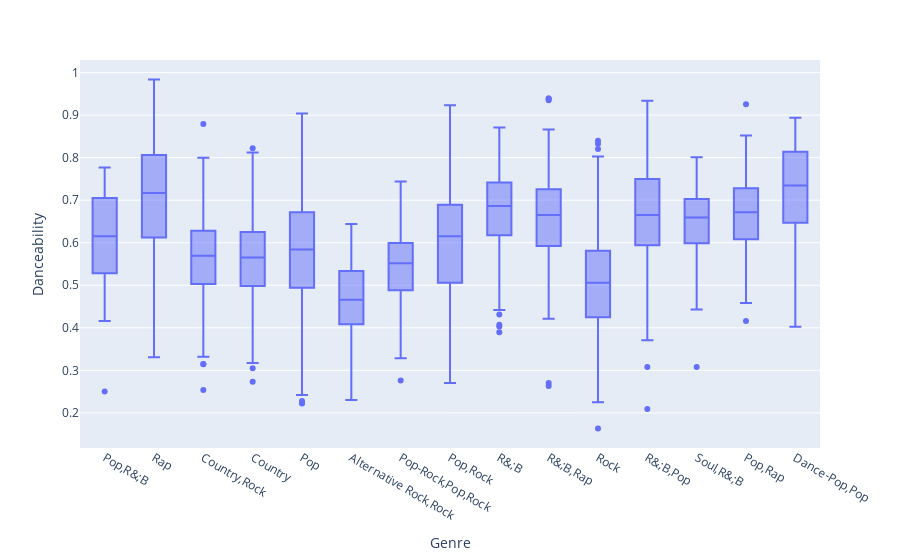

Notebook source saved alongside this figure:
### Code cell
fig

### Figure 1 — Plotly figure (JSON) as saved in the notebook; plotly's stock layout.template omitted (floating-point values rounded to 4 significant figures; data arrays with more than 128 entries replaced by an {"elided": "..."} marker saying what was removed)
{"data": [{"alignmentgroup": "True", "hovertemplate": "Genre=%{x}<br>Danceability=%{y}<extra></extra>", "legendgroup": "", "marker": {"color": "#636efa"}, "name": "", "notched": false, "offsetgroup": "", "orientation": "v", "showlegend": false, "type": "box", "x": {"elided": "1929 str values"}, "x0": " ", "xaxis": "x", "y": {"elided": "1929 float values"}, "y0": " ", "yaxis": "y"}], "layout": {"boxmode": "group", "legend": {"tracegroupgap": 0}, "margin": {"t": 60}, "xaxis": {"anchor": "y", "domain": [0, 1], "title": {"text": "Genre"}}, "yaxis": {"anchor": "x", "domain": [0, 1], "title": {"text": "Danceability"}}}}
